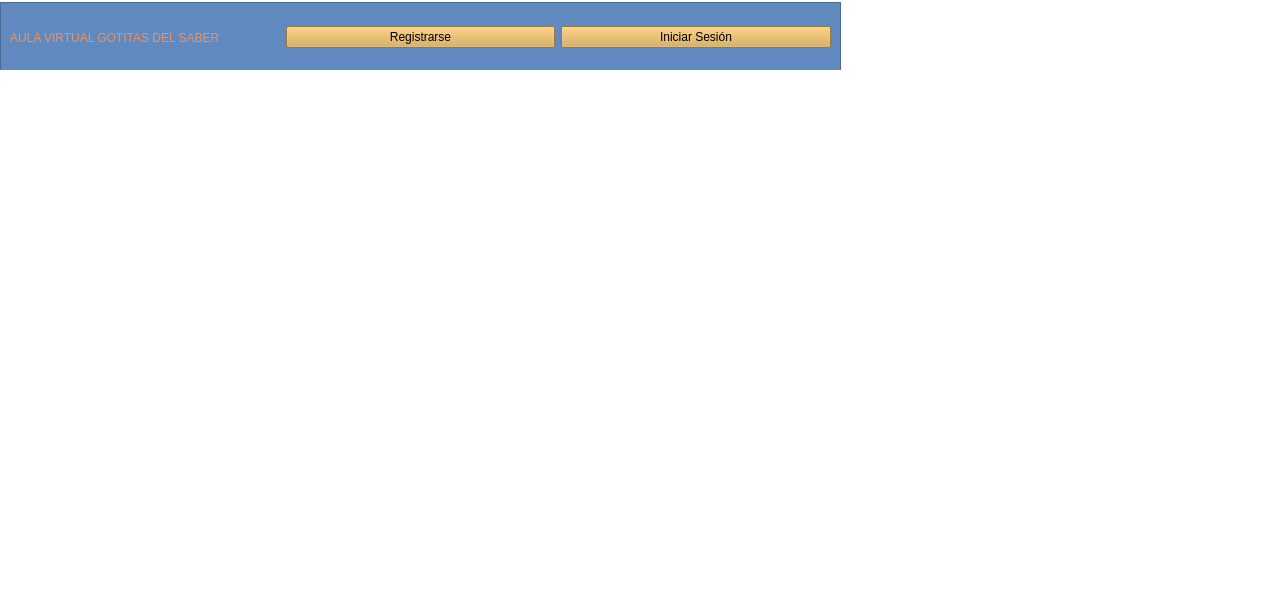
<?xml version="1.0" encoding="UTF-8"?>
<ui version="4.0">
 <class>MainWindow</class>
 <widget class="QMainWindow" name="MainWindow">
  <property name="geometry">
   <rect>
    <x>0</x>
    <y>0</y>
    <width>1281</width>
    <height>599</height>
   </rect>
  </property>
  <property name="windowTitle">
   <string>MainWindow</string>
  </property>
  <property name="styleSheet">
   <string notr="true">background-color: rgb(255, 255, 255);</string>
  </property>
  <widget class="QWidget" name="centralwidget">
   <widget class="QFrame" name="frame">
    <property name="geometry">
     <rect>
      <x>0</x>
      <y>2</y>
      <width>841</width>
      <height>71</height>
     </rect>
    </property>
    <property name="styleSheet">
     <string notr="true">background-color: rgb(96, 137, 191);</string>
    </property>
    <property name="frameShape">
     <enum>QFrame::StyledPanel</enum>
    </property>
    <property name="frameShadow">
     <enum>QFrame::Raised</enum>
    </property>
    <layout class="QHBoxLayout" name="horizontalLayout">
     <item>
      <widget class="QLabel" name="label">
       <property name="styleSheet">
        <string notr="true">font: 700 24pt &quot;Segoe UI&quot;;
color: rgb(242, 144, 87);</string>
       </property>
       <property name="text">
        <string>AULA VIRTUAL GOTITAS DEL SABER </string>
       </property>
      </widget>
     </item>
     <item>
      <widget class="QPushButton" name="pushButton_2">
       <property name="styleSheet">
        <string notr="true">background-color: rgb(217, 167, 74);
font: 700 12pt &quot;Segoe UI&quot;;</string>
       </property>
       <property name="text">
        <string>Registrarse</string>
       </property>
      </widget>
     </item>
     <item>
      <widget class="QPushButton" name="botonInicioSesion">
       <property name="styleSheet">
        <string notr="true">background-color: rgb(217, 167, 74);
font: 700 12pt &quot;Segoe UI&quot;;</string>
       </property>
       <property name="text">
        <string>Iniciar Sesión</string>
       </property>
      </widget>
     </item>
    </layout>
   </widget>
   <widget class="QLabel" name="label_2">
    <property name="geometry">
     <rect>
      <x>0</x>
      <y>70</y>
      <width>841</width>
      <height>471</height>
     </rect>
    </property>
    <property name="styleSheet">
     <string notr="true">border-image: url(:/img/Logo.png);</string>
    </property>
    <property name="text">
     <string/>
    </property>
   </widget>
  </widget>
 </widget>
 <resources>
  <include location="Imágenes/uvirtual.qrc"/>
  <include location="img/imagen.qrc"/>
  <include location="img/imagenes.qrc"/>
 </resources>
 <connections/>
</ui>
